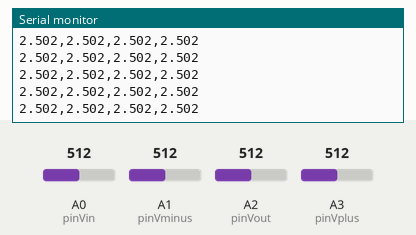
Bench run of a sketch on a simulated Arduino Uno, built with avr-gcc and run on an emulated ATmega328P. Shown: the last lines printed to the serial monitor. The test bench sets the inputs (shaded band); at power-on: A0 (pinVin) = 512, A1 (pinVminus) = 512, A2 (pinVout) = 512, A3 (pinVplus) = 512.

Above: at 1.2 s.
1.3 s: A0 (pinVin) set to 716
At 1.32 s:
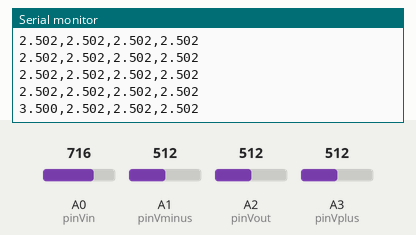
4.3 s: A1 (pinVminus) set to 716
At 4.31 s:
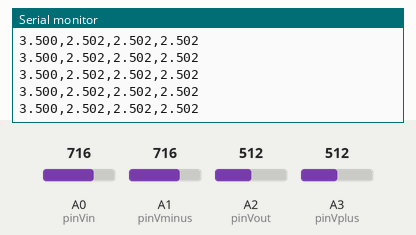
5.8 s: A2 (pinVout) set to 716
At 5.83 s:
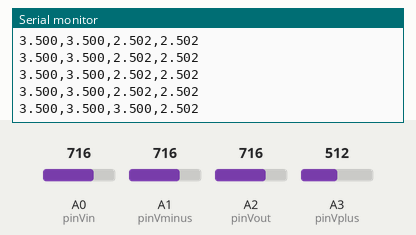
8.8 s: A3 (pinVplus) set to 716
At 8.81 s:
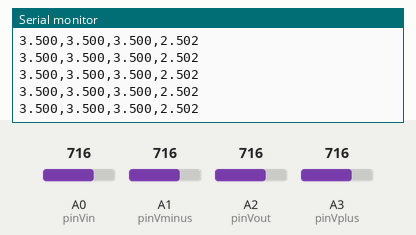
10.3 s: A0 (pinVin) set to 992
At 10.33 s:
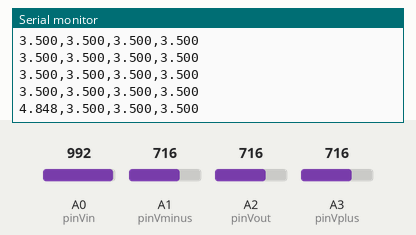
11.8 s: A1 (pinVminus) set to 992
At 11.85 s:
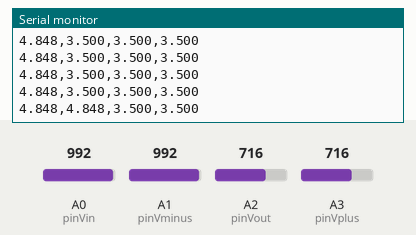
Timing chart, 0 to 14.3 s (numbered marks = the images above; inputs shaded):
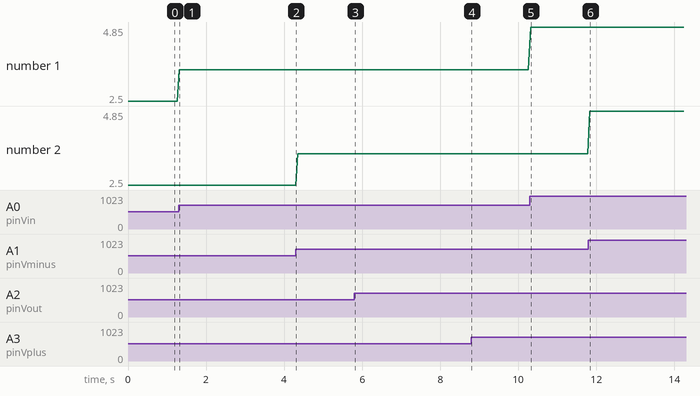

Measured:
- after the input at 1.3 s, the serial monitor: prints a new line at once (image 1)
- after the input at 5.8 s, the serial monitor: prints a new line at once (image 3)
- after the input at 10.3 s, the serial monitor: prints a new line at once (image 5)
- after the input at 11.8 s, the serial monitor: prints a new line at once (image 6)
- plotted number 1: 2.5 → 3.5 after the input at 1.3 s, 3.5 → 4.85 after the input at 10.3 s

The sketch:

Lab8_OpAmp_Reader.ino
```cpp
/*
  ENME 351 Lab 8 - Op Amp Circuits with Arduino
  Reads:
    A0 = Vin
    A1 = V-  (inverting input)
    A2 = Vo  (op-amp output)
    A3 = V+  (non-inverting input / 2.5 V reference when used)

  Sends comma-separated voltages to Processing:
    Vin,Vminus,Vout,Vplus

  Sample interval: 50 ms
*/

const int pinVin = A0;
const int pinVminus = A1;
const int pinVout = A2;
const int pinVplus = A3;

const float VREF = 5.0;
const float ADC_MAX = 1023.0;

float readVoltage(int pin) {
  return analogRead(pin) * (VREF / ADC_MAX);
}

void setup() {
  Serial.begin(9600);
}

void loop() {
  float Vin = readVoltage(pinVin);
  float Vminus = readVoltage(pinVminus);
  float Vout = readVoltage(pinVout);
  float Vplus = readVoltage(pinVplus);

  Serial.print(Vin, 3);
  Serial.print(",");
  Serial.print(Vminus, 3);
  Serial.print(",");
  Serial.print(Vout, 3);
  Serial.print(",");
  Serial.println(Vplus, 3);

  delay(50);
}
```
